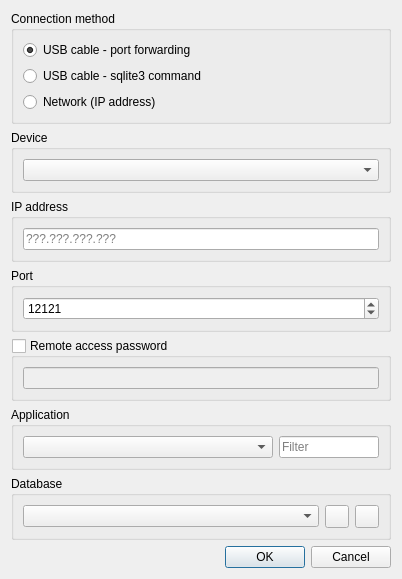
<?xml version="1.0" encoding="UTF-8"?>
<ui version="4.0">
 <class>DbAndroidPathDialog</class>
 <widget class="QDialog" name="DbAndroidPathDialog">
  <property name="geometry">
   <rect>
    <x>0</x>
    <y>0</y>
    <width>402</width>
    <height>546</height>
   </rect>
  </property>
  <property name="minimumSize">
   <size>
    <width>400</width>
    <height>0</height>
   </size>
  </property>
  <property name="windowTitle">
   <string>Android database URL</string>
  </property>
  <layout class="QVBoxLayout" name="verticalLayout_2">
   <item>
    <widget class="QGroupBox" name="groupBox">
     <property name="title">
      <string>Connection method</string>
     </property>
     <layout class="QVBoxLayout" name="verticalLayout_3">
      <item>
       <widget class="QRadioButton" name="usbRadio">
        <property name="text">
         <string>USB cable - port forwarding</string>
        </property>
        <property name="checked">
         <bool>true</bool>
        </property>
       </widget>
      </item>
      <item>
       <widget class="QRadioButton" name="shellRadio">
        <property name="text">
         <string>USB cable - sqlite3 command</string>
        </property>
       </widget>
      </item>
      <item>
       <widget class="QRadioButton" name="ipRadio">
        <property name="text">
         <string>Network (IP address)</string>
        </property>
       </widget>
      </item>
     </layout>
    </widget>
   </item>
   <item>
    <widget class="QGroupBox" name="deviceGroup">
     <property name="title">
      <string>Device</string>
     </property>
     <layout class="QVBoxLayout" name="verticalLayout">
      <item>
       <widget class="QComboBox" name="deviceCombo"/>
      </item>
     </layout>
    </widget>
   </item>
   <item>
    <widget class="QGroupBox" name="ipGroup">
     <property name="title">
      <string>IP address</string>
     </property>
     <layout class="QVBoxLayout" name="verticalLayout_6">
      <item>
       <widget class="QLineEdit" name="ipEdit">
        <property name="maxLength">
         <number>15</number>
        </property>
        <property name="placeholderText">
         <string notr="true">???.???.???.???</string>
        </property>
        <property name="clearButtonEnabled">
         <bool>true</bool>
        </property>
       </widget>
      </item>
     </layout>
    </widget>
   </item>
   <item>
    <widget class="QGroupBox" name="portGroup">
     <property name="title">
      <string>Port</string>
     </property>
     <layout class="QVBoxLayout" name="verticalLayout_7">
      <item>
       <widget class="QSpinBox" name="portSpin">
        <property name="minimum">
         <number>1</number>
        </property>
        <property name="maximum">
         <number>65535</number>
        </property>
        <property name="value">
         <number>12121</number>
        </property>
       </widget>
      </item>
     </layout>
    </widget>
   </item>
   <item>
    <widget class="QGroupBox" name="passwordGroup">
     <property name="title">
      <string>Remote access password</string>
     </property>
     <property name="checkable">
      <bool>true</bool>
     </property>
     <property name="checked">
      <bool>false</bool>
     </property>
     <layout class="QVBoxLayout" name="verticalLayout_8">
      <item>
       <widget class="QLineEdit" name="passwordEdit">
        <property name="toolTip">
         <string>&lt;p&gt;This is password configured in the Letos service being embeded in the Android application.&lt;/p&gt;</string>
        </property>
        <property name="echoMode">
         <enum>QLineEdit::Password</enum>
        </property>
       </widget>
      </item>
     </layout>
    </widget>
   </item>
   <item>
    <widget class="QGroupBox" name="appGroup">
     <property name="title">
      <string>Application</string>
     </property>
     <layout class="QHBoxLayout" name="horizontalLayout_2">
      <item>
       <widget class="QComboBox" name="appCombo"/>
      </item>
      <item>
       <widget class="QLineEdit" name="appFilterEdit">
        <property name="maximumSize">
         <size>
          <width>100</width>
          <height>16777215</height>
         </size>
        </property>
        <property name="placeholderText">
         <string>Filter</string>
        </property>
        <property name="clearButtonEnabled">
         <bool>true</bool>
        </property>
       </widget>
      </item>
     </layout>
    </widget>
   </item>
   <item>
    <widget class="QGroupBox" name="databaseGroup">
     <property name="title">
      <string>Database</string>
     </property>
     <layout class="QHBoxLayout" name="horizontalLayout">
      <item>
       <widget class="QComboBox" name="databaseCombo"/>
      </item>
      <item>
       <widget class="QToolButton" name="createDatabaseButton">
        <property name="toolTip">
         <string>Create a new database directly on the device.</string>
        </property>
        <property name="text">
         <string/>
        </property>
       </widget>
      </item>
      <item>
       <widget class="QToolButton" name="deleteDatabaseButton">
        <property name="toolTip">
         <string>Delete currently selected database from the device. The currently selected database is the one picked in the list on the left of this button.</string>
        </property>
        <property name="text">
         <string/>
        </property>
       </widget>
      </item>
     </layout>
    </widget>
   </item>
   <item>
    <widget class="QDialogButtonBox" name="buttonBox">
     <property name="orientation">
      <enum>Qt::Horizontal</enum>
     </property>
     <property name="standardButtons">
      <set>QDialogButtonBox::Cancel|QDialogButtonBox::Ok</set>
     </property>
    </widget>
   </item>
  </layout>
 </widget>
 <resources/>
 <connections>
  <connection>
   <sender>buttonBox</sender>
   <signal>accepted()</signal>
   <receiver>DbAndroidPathDialog</receiver>
   <slot>accept()</slot>
   <hints>
    <hint type="sourcelabel">
     <x>248</x>
     <y>254</y>
    </hint>
    <hint type="destinationlabel">
     <x>157</x>
     <y>274</y>
    </hint>
   </hints>
  </connection>
  <connection>
   <sender>buttonBox</sender>
   <signal>rejected()</signal>
   <receiver>DbAndroidPathDialog</receiver>
   <slot>reject()</slot>
   <hints>
    <hint type="sourcelabel">
     <x>316</x>
     <y>260</y>
    </hint>
    <hint type="destinationlabel">
     <x>286</x>
     <y>274</y>
    </hint>
   </hints>
  </connection>
 </connections>
</ui>
